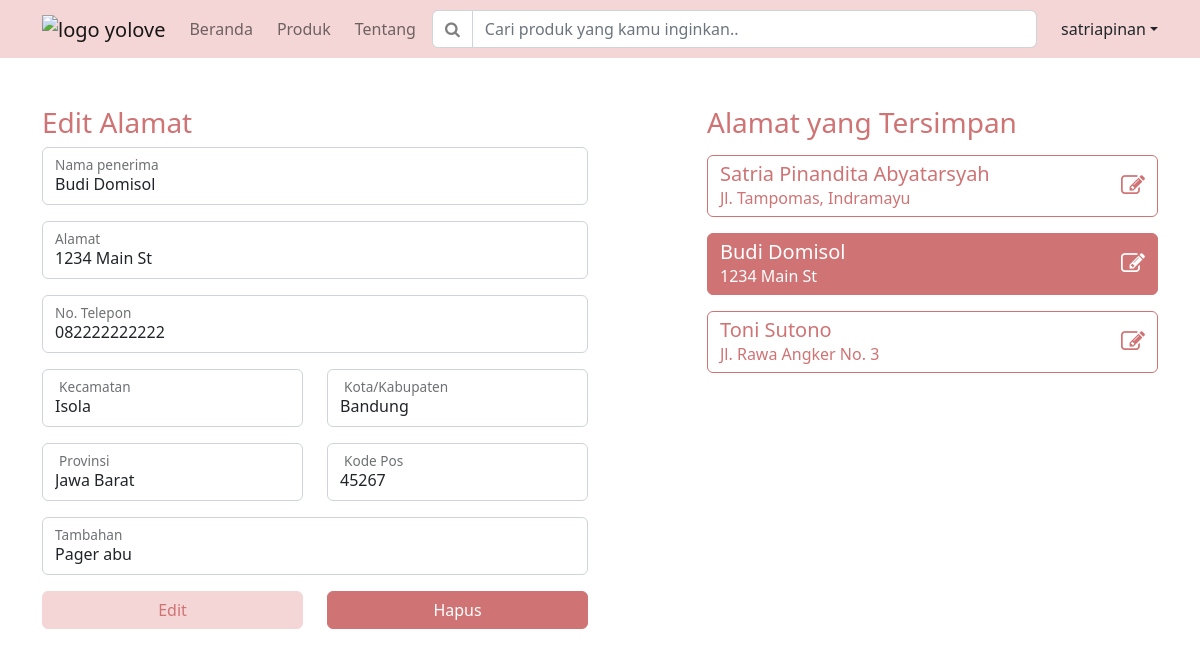
/profile_edit.php?alamat_edit=2 (signed in), run on the app's committed database.
### tables this page shows
CREATE TABLE `detail_pengiriman` (
  `id_detail_pengiriman` int(11) NOT NULL,
  `nama_penerima` varchar(255) NOT NULL,
  `no_telp` varchar(15) NOT NULL,
  `alamat` varchar(255) NOT NULL,
  `kecamatan` varchar(255) NOT NULL,
  `kota` varchar(255) NOT NULL,
  `provinsi` varchar(255) NOT NULL,
  `kode_pos` varchar(10) NOT NULL,
  `tambahan` varchar(255) DEFAULT NULL,
  `username` varchar(255) NOT NULL
);

### profile_edit.php (the view, shortened to what this page needs)
<?php
include("config.php");
$username = $_SESSION['username'];
$query = "SELECT * FROM detail_pengiriman WHERE username='$username'";
$alamat_simpan = mysqli_query($conn, $query);
if(!empty($_GET['alamat_edit'])) {
	$id_edit_alamat = $_GET['alamat_edit'];
	$query = "SELECT * FROM detail_pengiriman WHERE id_detail_pengiriman='$id_edit_alamat'";
	$detail_edit_alamat = mysqli_query($conn, $query);
	$data_edit_alamat = mysqli_fetch_array($detail_edit_alamat, MYSQLI_ASSOC);
}
?>
<!DOCTYPE html>
<html>
	<head>
		<link rel="stylesheet" href="https://stackpath.bootstrapcdn.com/font-awesome/4.7.0/css/font-awesome.min.css">
		<link rel="stylesheet" type="text/css" href="style/style.css">
	</head>
	<body>
		<?php
		include "navbar.php";
		?>
		<main class="container-sm container-md container-lg container-xl container-xxl pb-5">
			<div class="row justify-content-between">
				<div class="col-6">
					<?php
						if(!empty($_GET['alamat_edit']))
						{echo "<h3 class='text-secondary'>Edit Alamat</h3>";}
						else{echo "<h3 class='text-secondary'>Tambah Alamat</h3>";}
					?>
					<form action="profile_edit.php" method="POST">
						<div class="form-floating mb-3">
							<input name="penerima" type="text" class="form-control" id="nama"
							<?php
								if(!empty($_GET['alamat_edit']))
								{echo "value='{$data_edit_alamat['nama_penerima']}'";}
							?> required>
							<label for="namadepan">Nama penerima</label>
						</div>
						<div class="form-floating mb-3">
							<input name="alamat" type="text" class="form-control" id="alamat"
							<?php
								if(!empty($_GET['alamat_edit']))
								{echo "value='{$data_edit_alamat['alamat']}'";}
							?> required>
							<label for="alamat">Alamat</label>
						</div>
						<div class="form-floating mb-3">
							<input name="tel" type="tel" class="form-control" id="tel"
							<?php
								if(!empty($_GET['alamat_edit']))
								{echo "value='{$data_edit_alamat['no_telp']}'";}
							?> required>
							<label for="tel">No. Telepon</label>
						</div>
						<div class="row">
							<div class="form-floating col-6 mb-3">
								<input name="kecamatan" type="text" class="form-control" id="kecamatan"
								<?php
									if(!empty($_GET['alamat_edit']))
									{echo "value='{$data_edit_alamat['kecamatan']}'";}
								?> required>
								<label for="kecamatan" class="ms-3">Kecamatan</label>
							</div>
							<div class="form-floating col-6 mb-3">
								<input name="kotakab" type="text" class="form-control" id="kotakab"
								<?php
									if(!empty($_GET['alamat_edit']))
									{echo "value='{$data_edit_alamat['kota']}'";}
								?> required>
								<label for="kotakab" class="ms-3">Kota/Kabupaten</label>
							</div>
						</div>
						<div class="row">
							<div class="form-floating col-6 mb-3">
								<input name="provinsi" type="text" class="form-control" id="provinsi"
								<?php
									if(!empty($_GET['alamat_edit']))
									{echo "value='{$data_edit_alamat['provinsi']}'";}
								?> required>
								<label for="provinsi" class="ms-3">Provinsi</label>
							</div>
							<div class="form-floating col-6 mb-3">
								<input name="kodepos" type="text" class="form-control" id="kodepos"
								<?php
									if(!empty($_GET['alamat_edit']))
									{echo "value='{$data_edit_alamat['kode_pos']}'";}
								?> required>
								<label for="kodepos" class="ms-3">Kode Pos</label>
							</div>
						</div>
						<div class="form-floating mb-3">
							<input name="tambahan"type="text" class="form-control" id="tambahan"
							<?php
								if(!empty($_GET['alamat_edit']))
								{echo "value='{$data_edit_alamat['tambahan']}'";}
							?>>
							<label for="tambahan">Tambahan</label>
						</div>
						<div class="row">
							<div class="col">
								<?php
									if(!empty($_GET['alamat_edit'])){
										echo "<button name='edit_pengiriman' class='w-100 btn btn-primary' type='submit'>Edit</button>";
									} else {
										echo "<button name='pengiriman' class='w-100 btn btn-primary' type='submit'>Tambah</button>";
									}
								?>
							</div>
							<?php
								if(!empty($_GET['alamat_edit'])){
									echo "<div class='col'>";
									echo "<a href='profile_edit.php?hapus_alamat={$data_edit_alamat['id_detail_pengiriman']}' class='w-100 btn btn-secondary'>Hapus</a>";
									echo "</div>";
								}
							?>
						</div>
					</form>
				</div>
				<div class="col-5">
					<h3 class="text-secondary mb-3">Alamat yang Tersimpan</h3>
					<?php
    					while($row = mysqli_fetch_array($alamat_simpan, MYSQLI_ASSOC)) {
    						echo "<a href='profile_edit.php?alamat_edit={$row['id_detail_pengiriman']}'
    						       class='rounded btn ";
    						       if($_GET['alamat_edit']==$row['id_detail_pengiriman'])
    						       {echo "btn-secondary";}
    						       else{echo "btn-outline-secondary";} echo " text-start w-100 mb-3'>
									<div class='d-flex justify-content-between align-items-center'>
										<div>
											<h5 class='mb-0'>{$row['nama_penerima']}</h5>
											<p class='fw-light mb-0'>{$row['alamat']}</p>
										</div>
										<div>
											<i class='fa fa-pencil-square-o fs-4'></i>
										</div>
									</div>
								  </a>";
						}
					?>
				</div>
			</div>
		</main>
	</body>
</html>

### data on the page
detail_pengiriman: penerima "Budi Domisol", alamat "1234 Main St", tel "082222222222", kecamatan "Isola", kotakab "Bandung", provinsi "Jawa Barat", kodepos "45267", tambahan "Pager abu", nama_penerima "Budi Domisol"
detail_pengiriman: nama_penerima "Satria Pinandita Abyatarsyah", alamat "Jl. Tampomas, Indramayu"
detail_pengiriman: nama_penerima "Toni Sutono", alamat "Jl. Rawa Angker No. 3"

### other printed values
$username "satriapinan"
